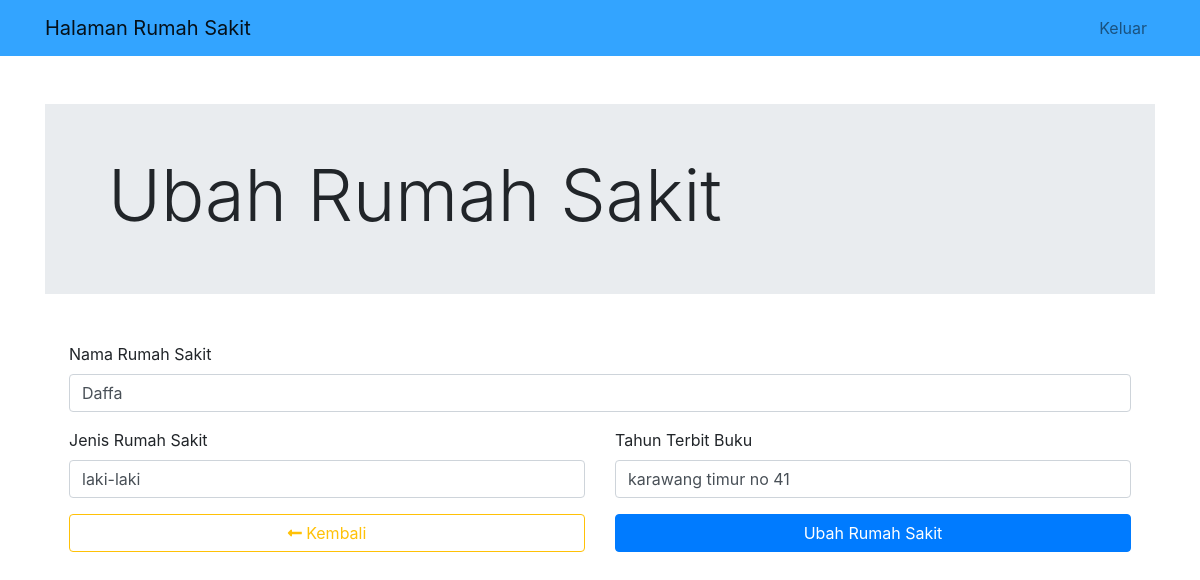
The page /edit.php?id=12 (signed in) on the database its author committed.
### tables this page shows
CREATE TABLE `hospital` (
  `id` int(11) NOT NULL,
  `nama` varchar(36) NOT NULL,
  `jenis` varchar(36) NOT NULL,
  `alamat` varchar(36) NOT NULL
);

### edit.php (the view, shortened to what this page needs)
<?php
include('koneksi.php');
if ($_GET) {
  $id = $_GET['id'];
  $query_get = "SELECT * FROM hospital WHERE id=$id";
  $result_data = mysqli_query($conn, $query_get);
}
?>
<!doctype html>
<html lang="en">
<head>
  <link rel="stylesheet" href="https://cdn.jsdelivr.net/npm/bootstrap@4.6.0/dist/css/bootstrap.min.css">
  <link rel="stylesheet" href="https://cdnjs.cloudflare.com/ajax/libs/font-awesome/5.15.3/css/all.min.css">
</head>
<body>
  <?php include('navbar.php'); ?>
  <div class="container mt-5">
    <div class="jumbotron jumbotron-fluid p-5">
      <div class="container">
        <h1 class="display-3">Ubah Rumah Sakit</h1>
      </div>
    </div>
    <div class="mt-5 px-4">
      <?php if (mysqli_num_rows($result_data) > 0) : ?>
        <?php while ($hospital = mysqli_fetch_assoc($result_data)) { ?>
          <form action="" method="POST">
            <div class="row">
              <div class="col-md-12">
                <div class="form-group">
                  <label for="nama">Nama Rumah Sakit</label>
                  <input type="text" class="form-control" id="nama" name="nama" value="<?= $hospital['nama'] ?>" required>
                </div>
              </div>
              <div class="col-md-6">
                <div class="form-group">
                  <label for="jenis">Jenis Rumah Sakit</label>
                  <input type="text" class="form-control" id="jenis" name="jenis" value="<?= $hospital['jenis'] ?>" required>
                </div>
              </div>
              <div class="col-md-6">
                <div class="form-group">
                  <label for="alamat">Tahun Terbit Buku</label>
                  <input type="text" class="form-control" id="alamat" name="alamat" value="<?= $hospital['alamat'] ?>" required>
                </div>
              </div>
              <div class="col-md-6">
                <a href="index.php" class="btn btn-outline-warning btn-block"><i class="fas fa-long-arrow-alt-left"></i> Kembali</a>
              </div>
              <div class="col-md-6">
                <button type="submit" class="btn btn-primary btn-block">Ubah Rumah Sakit</button>
              </div>
            </div>
          </form>
        <?php } ?>
      <?php else : ?>
        ID tidak ditemukan
      <?php endif; ?>
    </div>
  </div>
</body>
</html>

### rows shown on the page
hospital: nama "Daffa", jenis "laki-laki", alamat "karawang timur no 41"
